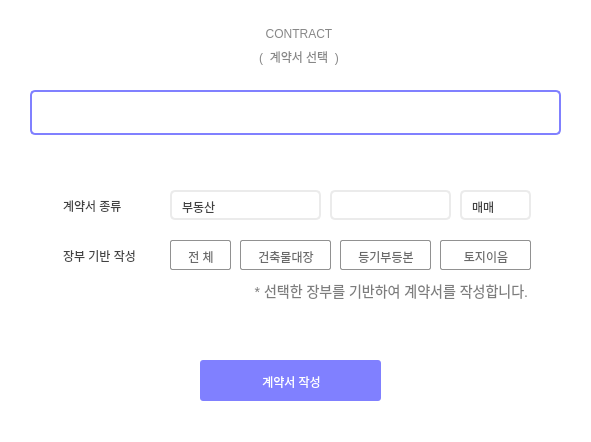
<?xml version="1.0" encoding="UTF-8"?>
<ui version="4.0">
 <class>Dialog</class>
 <widget class="QDialog" name="Dialog">
  <property name="geometry">
   <rect>
    <x>0</x>
    <y>0</y>
    <width>591</width>
    <height>442</height>
   </rect>
  </property>
  <property name="windowTitle">
   <string>Dialog</string>
  </property>
  <property name="styleSheet">
   <string notr="true">QDialog { background-color: white; }

#AddRoom {
	background: white;
}

QComboBox {
    border: 2px solid rgb(235,235,235);
    padding-top: 4px;
    padding-left: 10px;
    min-width: 3em;
    background: rgb(255, 255, 255);
    font: 14px &quot;웰컴체 Regular&quot;;
    color: rgb(65, 65, 65);
    border-radius: 5px;
}

QComboBox QAbstractItemView { 
    border: 1px solid lightgray;
    outline: none;
    padding: 5px;
}      

QComboBox QAbstractItemView::item { 
    color: rgb(65, 65, 65);
    border-radius: 5px;
    padding-left: 10px;
    padding-top: 3px;
    min-height: 30px; 
}    

QComboBox QAbstractItemView::item:hover { 
    selection-color: white;
    background-color: rgb(128,128,255);
}

QComboBox::drop-down {
    width: 20px;

    border-top-right-radius: 3px;
    border-bottom-right-radius: 3px;
}

QComboBox::down-arrow {
    image: url(../../data/img/system/down_arrow_icon.png);
    width: 8px;
    height: 8px;
}

QScrollBar:vertical {
    width: 5px;
    border: none;
}

QScrollBar::handle {
    background: rgb(235,235,235);
    border: none;
}

QScrollBar::add-line:vertical, QScrollBar::sub-line:vertical {
    border: none;
    background: none;
}

QLabel {
	font: 15px &quot;웰컴체 Regular&quot;;
	color:  rgb(65,65,65);
	padding-top: 2px;
}

QLineEdit {
	font: 13;
	color:  rgb(85,85,85);
	border: 1px solid rgb(130,130,130);
	border-radius: 2px;
	padding-left: 5px;
	padding-top: 2px;
	padding-right: 22px;
}

QLineEdit:focus{
	color:  rgb(65,65,65);
	border: 1px solid rgb(148,148,255);
	border-radius: 2px;
	padding-right: 21px;
}

QLineEdit:disabled{
	background: rgb(250,250,250);
}

QCheckBox {
	font: 15px  &quot;웰컴체 Regular&quot;;
	color: rgb(123,123,123);
}

QCheckBox:checked {
	color: rgb(88,88,255);
}

QRadioButton {
	font: 14px  &quot;웰컴체 Regular&quot;;
	color: rgb(123,123,123);
}

QRadioButton:checked {
	color: rgb(88,88,255);
}</string>
  </property>
  <widget class="QFrame" name="kind_frame">
   <property name="geometry">
    <rect>
     <x>30</x>
     <y>160</y>
     <width>531</width>
     <height>161</height>
    </rect>
   </property>
   <property name="styleSheet">
    <string notr="true">#kind_frame{
	background: white;
	border-radius: 15px;
}</string>
   </property>
   <property name="frameShape">
    <enum>QFrame::StyledPanel</enum>
   </property>
   <property name="frameShadow">
    <enum>QFrame::Raised</enum>
   </property>
   <widget class="QLabel" name="name_1">
    <property name="geometry">
     <rect>
      <x>30</x>
      <y>30</y>
      <width>81</width>
      <height>30</height>
     </rect>
    </property>
    <property name="text">
     <string>계약서 종류</string>
    </property>
   </widget>
   <widget class="QComboBox" name="cbx_type">
    <property name="geometry">
     <rect>
      <x>140</x>
      <y>30</y>
      <width>151</width>
      <height>30</height>
     </rect>
    </property>
    <item>
     <property name="text">
      <string>부동산</string>
     </property>
    </item>
    <item>
     <property name="text">
      <string>분양권</string>
     </property>
    </item>
    <item>
     <property name="text">
      <string>표준 임대차</string>
     </property>
    </item>
    <item>
     <property name="text">
      <string>상가 임대차</string>
     </property>
    </item>
    <item>
     <property name="text">
      <string>상가 권리금</string>
     </property>
    </item>
    <item>
     <property name="text">
      <string>전대차</string>
     </property>
    </item>
    <item>
     <property name="text">
      <string>권리 양도·양수</string>
     </property>
    </item>
    <item>
     <property name="text">
      <string>조합원 입주권 매매</string>
     </property>
    </item>
   </widget>
   <widget class="QComboBox" name="cbx_kind_1">
    <property name="geometry">
     <rect>
      <x>300</x>
      <y>30</y>
      <width>121</width>
      <height>30</height>
     </rect>
    </property>
   </widget>
   <widget class="QComboBox" name="cbx_kind_2">
    <property name="geometry">
     <rect>
      <x>430</x>
      <y>30</y>
      <width>71</width>
      <height>30</height>
     </rect>
    </property>
    <item>
     <property name="text">
      <string>매매</string>
     </property>
    </item>
    <item>
     <property name="text">
      <string>전세</string>
     </property>
    </item>
    <item>
     <property name="text">
      <string>월세</string>
     </property>
    </item>
    <item>
     <property name="text">
      <string>연세</string>
     </property>
    </item>
   </widget>
   <widget class="QLabel" name="name_2">
    <property name="geometry">
     <rect>
      <x>30</x>
      <y>80</y>
      <width>91</width>
      <height>30</height>
     </rect>
    </property>
    <property name="text">
     <string>장부 기반 작성</string>
    </property>
   </widget>
   <widget class="QPushButton" name="btn_parking_true">
    <property name="geometry">
     <rect>
      <x>210</x>
      <y>80</y>
      <width>91</width>
      <height>30</height>
     </rect>
    </property>
    <property name="styleSheet">
     <string notr="true">QPushButton {
    font: 14px &quot;웰컴체 Regular&quot;;
    color: rgb(105,105,105);
    border: 1px solid rgb(145,145,145);
    border-radius: 2px;
    outline: none;
    padding-right: 1px;
    padding-top: 3px;
    padding-left: 2px;
}

QPushButton:checked {
	color: white;
    border: 1px solid rgb(128,128,235);
    background-color: rgb(128,128,235);
}

QPushButton:disabled {
    background-color: rgb(166, 168, 171);
}</string>
    </property>
    <property name="text">
     <string>건축물대장</string>
    </property>
    <property name="checkable">
     <bool>true</bool>
    </property>
   </widget>
   <widget class="QPushButton" name="btn_parking_true_2">
    <property name="geometry">
     <rect>
      <x>310</x>
      <y>80</y>
      <width>91</width>
      <height>30</height>
     </rect>
    </property>
    <property name="styleSheet">
     <string notr="true">QPushButton {
    font: 14px &quot;웰컴체 Regular&quot;;
    color: rgb(105,105,105);
    border: 1px solid rgb(145,145,145);
    border-radius: 2px;
    outline: none;
    padding-right: 1px;
    padding-top: 3px;
    padding-left: 2px;
}

QPushButton:checked {
	color: white;
    border: 1px solid rgb(128,128,235);
    background-color: rgb(128,128,235);
}

QPushButton:disabled {
    background-color: rgb(166, 168, 171);
}</string>
    </property>
    <property name="text">
     <string>등기부등본</string>
    </property>
    <property name="checkable">
     <bool>true</bool>
    </property>
   </widget>
   <widget class="QLabel" name="hint">
    <property name="geometry">
     <rect>
      <x>40</x>
      <y>115</y>
      <width>461</width>
      <height>30</height>
     </rect>
    </property>
    <property name="styleSheet">
     <string notr="true">#hint { 
	color: rgb(125,125,125);
	font-size: 14px;
}</string>
    </property>
    <property name="text">
     <string>* 선택한 장부를 기반하여 계약서를 작성합니다.</string>
    </property>
    <property name="alignment">
     <set>Qt::AlignRight|Qt::AlignTrailing|Qt::AlignVCenter</set>
    </property>
   </widget>
   <widget class="QPushButton" name="btn_parking_true_3">
    <property name="geometry">
     <rect>
      <x>410</x>
      <y>80</y>
      <width>91</width>
      <height>30</height>
     </rect>
    </property>
    <property name="styleSheet">
     <string notr="true">QPushButton {
    font: 14px &quot;웰컴체 Regular&quot;;
    color: rgb(105,105,105);
    border: 1px solid rgb(145,145,145);
    border-radius: 2px;
    outline: none;
    padding-right: 1px;
    padding-top: 3px;
    padding-left: 2px;
}

QPushButton:checked {
	color: white;
    border: 1px solid rgb(128,128,235);
    background-color: rgb(128,128,235);
}

QPushButton:disabled {
    background-color: rgb(166, 168, 171);
}</string>
    </property>
    <property name="text">
     <string>토지이음</string>
    </property>
    <property name="checkable">
     <bool>true</bool>
    </property>
   </widget>
   <widget class="QPushButton" name="btn_parking_true_4">
    <property name="geometry">
     <rect>
      <x>140</x>
      <y>80</y>
      <width>61</width>
      <height>30</height>
     </rect>
    </property>
    <property name="styleSheet">
     <string notr="true">QPushButton {
    font: 14px &quot;웰컴체 Regular&quot;;
    color: rgb(105,105,105);
    border: 1px solid rgb(145,145,145);
    border-radius: 2px;
    outline: none;
    padding-right: 1px;
    padding-top: 3px;
    padding-left: 2px;
}

QPushButton:checked {
	color: white;
    border: 1px solid rgb(128,128,235);
    background-color: rgb(128,128,235);
}

QPushButton:disabled {
    background-color: rgb(166, 168, 171);
}</string>
    </property>
    <property name="text">
     <string>전 체</string>
    </property>
    <property name="checkable">
     <bool>true</bool>
    </property>
   </widget>
  </widget>
  <widget class="QLineEdit" name="edt_address">
   <property name="geometry">
    <rect>
     <x>30</x>
     <y>90</y>
     <width>531</width>
     <height>45</height>
    </rect>
   </property>
   <property name="styleSheet">
    <string notr="true">QLineEdit {
    color: rgb(125,125,125);
    font: 16px &quot;웰컴체 Regular&quot;;
    border: 2px solid rgb(128,128,255);
    border-radius: 5px;
    padding-top: 3px;
    padding-left: 10px;
    padding-right: 40px;
}

QLineEdit:focus {
    color: rgb(65,65,65);
}</string>
   </property>
   <property name="readOnly">
    <bool>true</bool>
   </property>
  </widget>
  <widget class="QPushButton" name="btn_next">
   <property name="geometry">
    <rect>
     <x>200</x>
     <y>360</y>
     <width>181</width>
     <height>41</height>
    </rect>
   </property>
   <property name="styleSheet">
    <string notr="true">QPushButton {
    font: 18px &quot;웰컴체 Regular&quot;;
    color: white;
    border: none;
    padding-top: 3px;
    padding-left: 2px;
    background: rgb(128,128,255);
    border-radius: 3px;
    outline: none;
}

QPushButton:hover {
    background-color: rgb(148,148,255);
}

QPushButton:pressed {
    padding-left: 4px;
    padding-top: 5px;
    background-color: rgb(108,108,235);
}

QPushButton:disabled {
    background-color: rgb(166, 168, 171);
}</string>
   </property>
   <property name="text">
    <string>계약서 작성</string>
   </property>
  </widget>
  <widget class="QLabel" name="lb_title">
   <property name="geometry">
    <rect>
     <x>190</x>
     <y>15</y>
     <width>210</width>
     <height>30</height>
    </rect>
   </property>
   <property name="styleSheet">
    <string notr="true">#lb_title {
	font: 25px &quot;웰컴체 Regular&quot;;
	color: rgba(0, 0, 0, 120);
	padding-top: 8px;
	padding-left: 8px;
	border: 0px;
}</string>
   </property>
   <property name="text">
    <string>CONTRACT</string>
   </property>
   <property name="alignment">
    <set>Qt::AlignCenter</set>
   </property>
  </widget>
  <widget class="QLabel" name="lb_sub_title">
   <property name="geometry">
    <rect>
     <x>200</x>
     <y>40</y>
     <width>190</width>
     <height>25</height>
    </rect>
   </property>
   <property name="styleSheet">
    <string notr="true">#lb_sub_title {
	font: 15px &quot;웰컴체 Regular&quot;;
	color: rgba(0, 0, 0, 120);
	padding-top: 8px;
	padding-left: 8px;
	border: 0px;
}</string>
   </property>
   <property name="text">
    <string>(  계약서 선택  )</string>
   </property>
   <property name="alignment">
    <set>Qt::AlignCenter</set>
   </property>
  </widget>
 </widget>
 <resources/>
 <connections/>
</ui>
